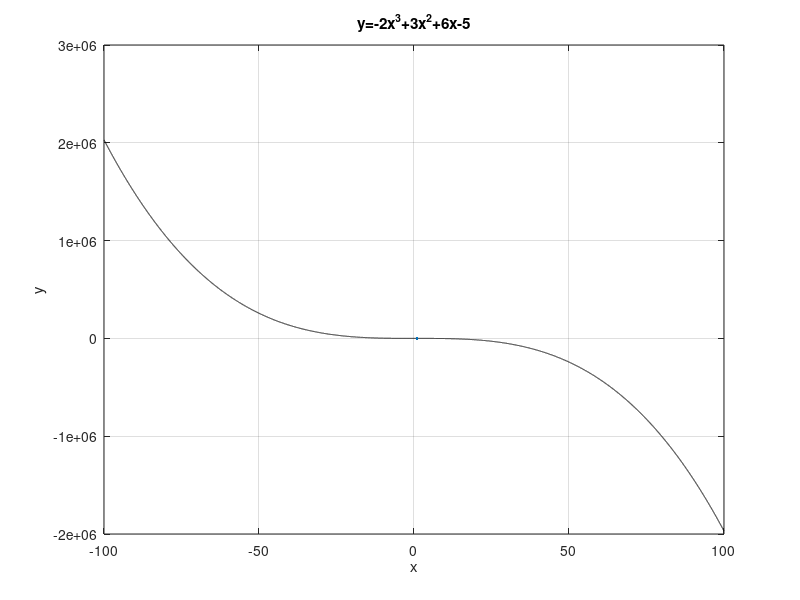

Write MATLAB code to recreate this figure.
x = -100:0.01:100;
coefficients = [-2, 3, 6, -5];
y = polyval(coefficients, x);

figure(1)
plot(x, y, "k", LineWidth = 2)
grid on
title("y=-2x^3+3x^2+6x-5")
xlabel("x")
ylabel("y")
